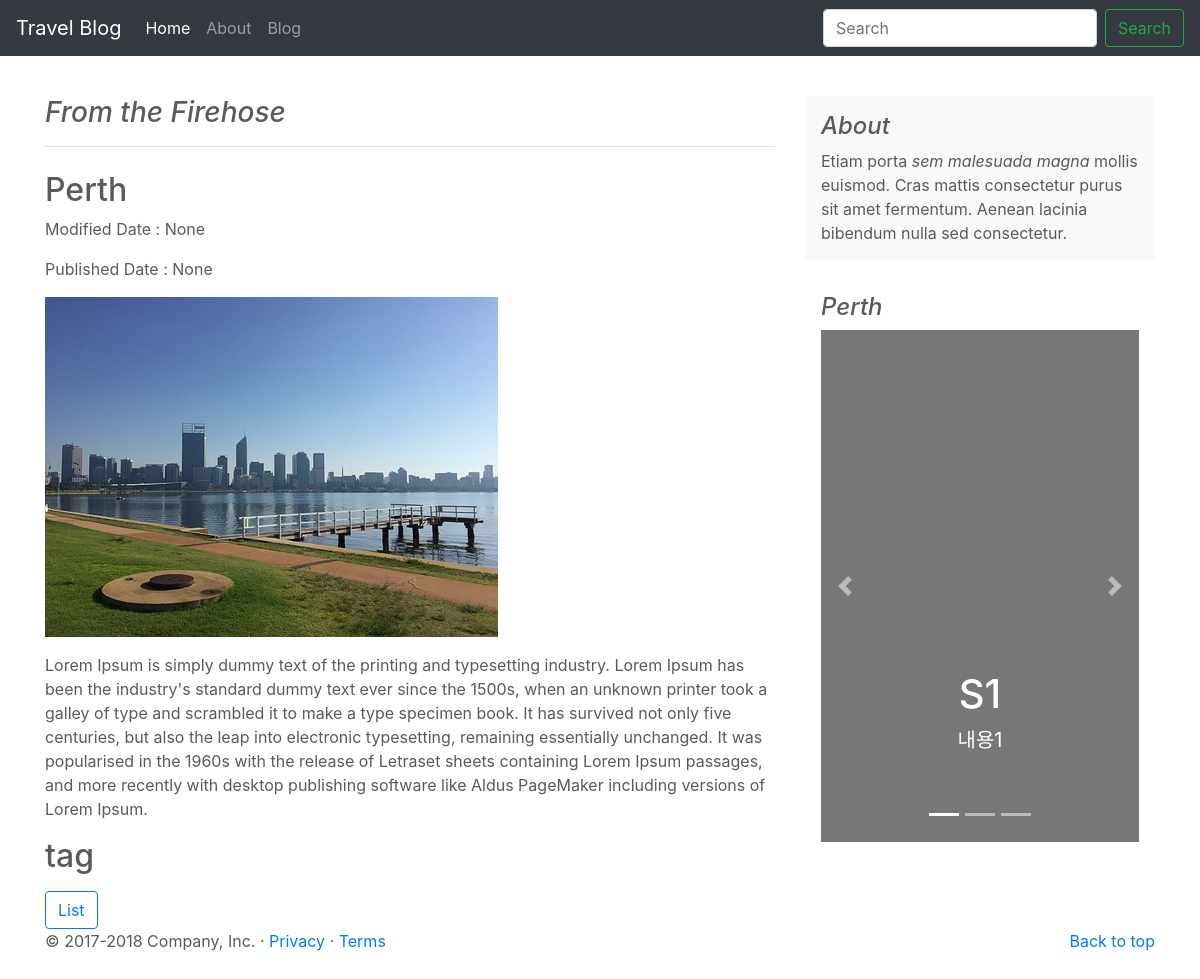
Page /blog/1/ on the committed database.
### main/models.py (models this page shows, shortened)
class Post(models.Model):
    postname= models.CharField(max_length=50)
    Lat=models.FloatField(null=True)
    Lng=models.FloatField(null=True)
    mainphoto=models.ImageField(blank=True,null=True)
    publishedDate=models.DateTimeField(blank=True,null=True)
    modifiedDate=models.DateTimeField(blank=True,null=True)
    contents= models.TextField()
    tag=TaggableManager(blank=True)

### main/views.py (the view)
# urls.py: path('blog/<int:pk>/',postdetails),
def postdetails(request,pk):
    postlist=Post.objects.get(pk=pk)
    return render(request, 'postdetails.html', {'postlist':postlist})

### templates/postdetails.html (shortened to what this page needs)
<!doctype html>
<html lang="ko">
  <head>
    <link rel="stylesheet" href="https://stackpath.bootstrapcdn.com/bootstrap/4.1.1/css/bootstrap.min.css">
  </head>
  <body>
    <header>
      <nav class="navbar navbar-expand-md navbar-dark fixed-top bg-dark">
        <a class="navbar-brand" href="#">Travel Blog</a>
        <div class="collapse navbar-collapse" id="navbarCollapse">
          <ul class="navbar-nav mr-auto">
            <li class="nav-item active">
              <a class="nav-link" href="#">Home<span class="sr-only">(current)</span></a>
            </li>
            <li class="nav-item">
              <a class="nav-link" href="about.html">About</a>
            </li>
            <li class="nav-item">
              <a class="nav-link" href="blog.html">Blog</a>
            </li>
          </ul>
          <form class="form-inline mt-2 mt-md-0">
            <input class="form-control mr-sm-2" type="text" placeholder="Search" aria-label="Search">
            <button class="btn btn-outline-success my-2 my-sm-0" type="submit">Search</button>
          </form>
        </div>
      </nav>
    </header>
    <br><br>
        <main role="main" class="container">
          <div class="row">
            <div class="col-md-8 blog-main">
              <h3 class="pb-3 mb-4 font-italic border-bottom">
                From the Firehose
              </h3>
              <div class="blog-post">
                <h2 class="blog-post-title">{{ postlist.postname }}</h2>
                <p class="blog-post-meta">Modified Date : {{ postlist.modifiedDate }}</p>
                <p class="blog-post-meta">Published Date : {{ postlist.publishedDate }}</p>
                {% if postlist.mainphoto %}
                    <img src="{{ postlist.mainphoto.url }}">
                {% endif %}
                <p>{{ postlist.contents|linebreaks }}</p>
                <h2>tag</h2>
              </div>
              <nav class="blog-pagination">
                <a class="btn btn-outline-primary" href="'http://127.0.0.1:8000/blog/">List</a>
              </nav>
            </div>
            <aside class="col-md-4 blog-sidebar">
              <div class="p-3 mb-3 bg-light rounded">
                <h4 class="font-italic">About</h4>
                <p class="mb-0">Etiam porta <em>sem malesuada magna</em> mollis euismod. Cras mattis consectetur purus sit amet fermentum. Aenean lacinia bibendum nulla sed consectetur.</p>
              </div>
              <div class="p-3">
                <h4 class="font-italic">Perth</h4>
                <div id="myCarousel" class="carousel slide" data-ride="carousel">
                  <ol class="carousel-indicators">
                    <li data-target="#myCarousel" data-slide-to="0" class="active"></li>
                    <li data-target="#myCarousel" data-slide-to="1"></li>
                    <li data-target="#myCarousel" data-slide-to="2"></li>
                  </ol>
                  <div class="carousel-inner">
                    <div class="carousel-item active">
                      <img class="first-slide" alt="First slide">
                      <div class="container">
                        <div class="carousel-caption">
                          <h1>S1</h1>
                          <p>내용1</p>
                        </div>
                      </div>
                    </div>
                  </div>
                  <a class="carousel-control-prev" href="#myCarousel" role="button" data-slide="prev">
                    <span class="carousel-control-prev-icon" aria-hidden="true"></span>
                  </a>
                  <a class="carousel-control-next" href="#myCarousel" role="button" data-slide="next">
                    <span class="carousel-control-next-icon" aria-hidden="true"></span>
                  </a>
                </div>
              </div>
            </aside>
          </div>
        </main>
      <footer class="container">
        <p class="float-right"><a href="#">Back to top</a></p>
        <p>&copy; 2017-2018 Company, Inc. &middot; <a href="#">Privacy</a> &middot; <a href="#">Terms</a></p>
      </footer>
  </body>
</html>

### templates/postdetails.html (style rules this page uses)
body { padding-top: 3rem; padding-bottom: 3rem; color: #5a5a5a; }
.carousel { margin-bottom: 4rem; }
.carousel-caption { bottom: 3rem; z-index: 10; }
.carousel-item { height: 32rem; background-color: #777; }
.carousel-item > img { position: absolute; top: 0; left: 0; min-width: 100%; height: 32rem; }
@media (min-width: 40em) { .carousel-caption p { margin-bottom: 1.25rem; font-size: 1.25rem; line-height: 1.4; } }

### rows in the picture
Post: postname "Perth", modifiedDate "None", publishedDate "None", mainphoto (picture), contents "Lorem Ipsum is simply dummy text of the printing and typesetting industry. Lorem Ipsum has been the industry's standard dummy text ever since the 1500s, when an unknown printer took a galley of type and scrambled it to make a type specimen book. It has survived not only five centuries, but also the leap into electronic typesetting, remaining essentially unchanged. It was popularised in the 1960s with the release of Letraset sheets containing Lorem Ipsum passages, and more recently with desktop publishing software like Aldus PageMaker including versions of Lorem Ipsum."
